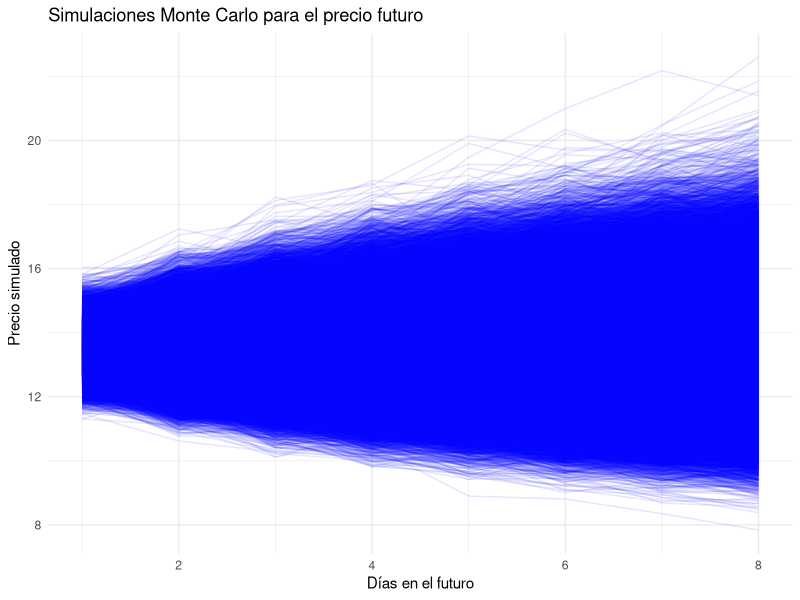
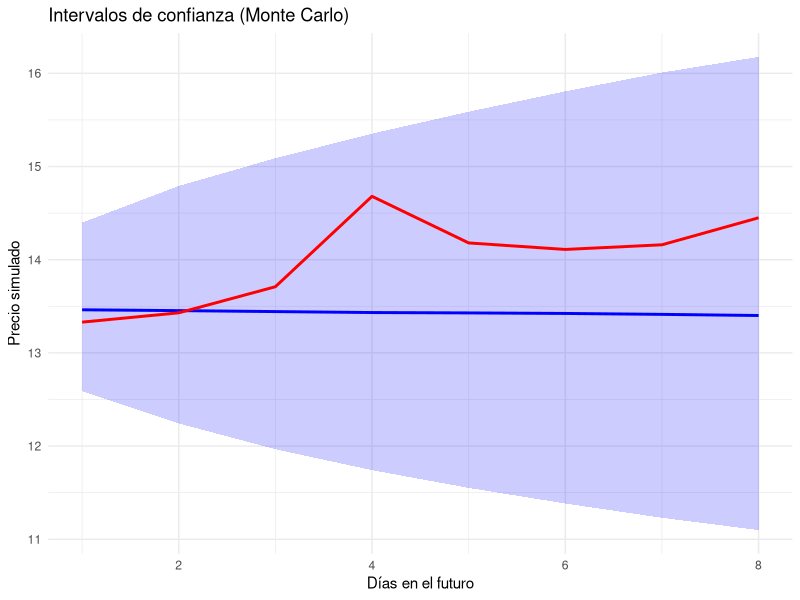

R code for these plots, in order:
## ---- chunk 1
# Cargar paquetes necesarios
library(readr)
library(xts)
library(ggplot2)

NU_Historical_Data <- read_csv("NU Historical Data.csv")
data <- data.frame(Date = as.Date(NU_Historical_Data$Date, format = "%m/%d/%Y"), 
                   Price = NU_Historical_Data$Price)

## ---- chunk 2
# Convertir a serie temporal
serie <- xts(data$Price, order.by = data$Date)
serie_recortada <- serie["2021-12-10/2024-10-08"]

# Calcular rendimientos diarios
rendimientos <- diff(log(serie_recortada))
## ---- chunk 3
mu <- mean(rendimientos, na.rm = TRUE)
sigma <- sd(rendimientos, na.rm = TRUE)

# Parámetros de simulación
n_sim <- 100000  # Número de simulaciones
horizonte <- 8  # Días de pronóstico
precio_inicial <- as.numeric(last(serie_recortada))  # Último precio disponible
## ---- chunk 4
# Simular trayectorias futuras
set.seed(123)  # Asegurar reproducibilidad
simulaciones <- matrix(NA, nrow = horizonte, ncol = n_sim)

for (i in 1:n_sim) {
  z <- rnorm(horizonte)  # Generar números aleatorios normales
  simulaciones[, i] <- precio_inicial * exp(cumsum((mu - 0.5 * sigma^2) + sigma * z))
}
## ---- chunk 5
sim_data <- data.frame(Day = 1:horizonte, simulaciones)
sim_data_long <- reshape2::melt(sim_data, id.vars = "Day")

ggplot(sim_data_long, aes(x = Day, y = value, group = variable)) +
  geom_line(alpha = 0.1, color = "blue") +
  labs(title = "Simulaciones Monte Carlo para el precio futuro",
       x = "Días en el futuro",
       y = "Precio simulado") +
  theme_minimal()
## ---- chunk 6
percentiles <- apply(simulaciones, 1, quantile, probs = c(0.05, 0.5, 0.95))
ic_data <- data.frame(
  Day = 1:horizonte,
  P5 = percentiles[1, ],
  P50 = percentiles[2, ],
  P95 = percentiles[3, ]
)

datos_reales = serie["2024-10-09/2024-10-18"]

ggplot(ic_data, aes(x = Day)) +
  geom_ribbon(aes(ymin = P5, ymax = P95), fill = "blue", alpha = 0.2) +
  geom_line(aes(y = P50), color = "blue", size = 1) +
  geom_line(aes(y = ((datos_reales))), color = "red", size = 1) +
  labs(title = "Intervalos de confianza (Monte Carlo)",
       x = "Días en el futuro",
       y = "Precio simulado") +
  theme_minimal()
## ---- chunk 7
mape <- function(sim, real) mean(abs((sim - real) / real))
mse <- function(sim, real) mean((sim - real)^2)
mae <- function(sim, real) mean(abs(sim - real))
error <- function(sim, real) mean(real - sim)

# Calcular errores para cada simulacion
errores_mape <- apply(simulaciones, 2, function(sim) mape(sim, datos_reales))
errores_mse <- apply(simulaciones, 2, function(sim) mse(sim, datos_reales))
errores_mae <- apply(simulaciones, 2, function(sim) mae(sim, datos_reales))

# Promediar errores por cada metrica
promedio_mape <- mean(errores_mape)
promedio_mse <- mean(errores_mse)
promedio_mae <- mean(errores_mae)

# Resultados
list(MAPE = promedio_mape, MSE = promedio_mse, MAE = promedio_mae)

